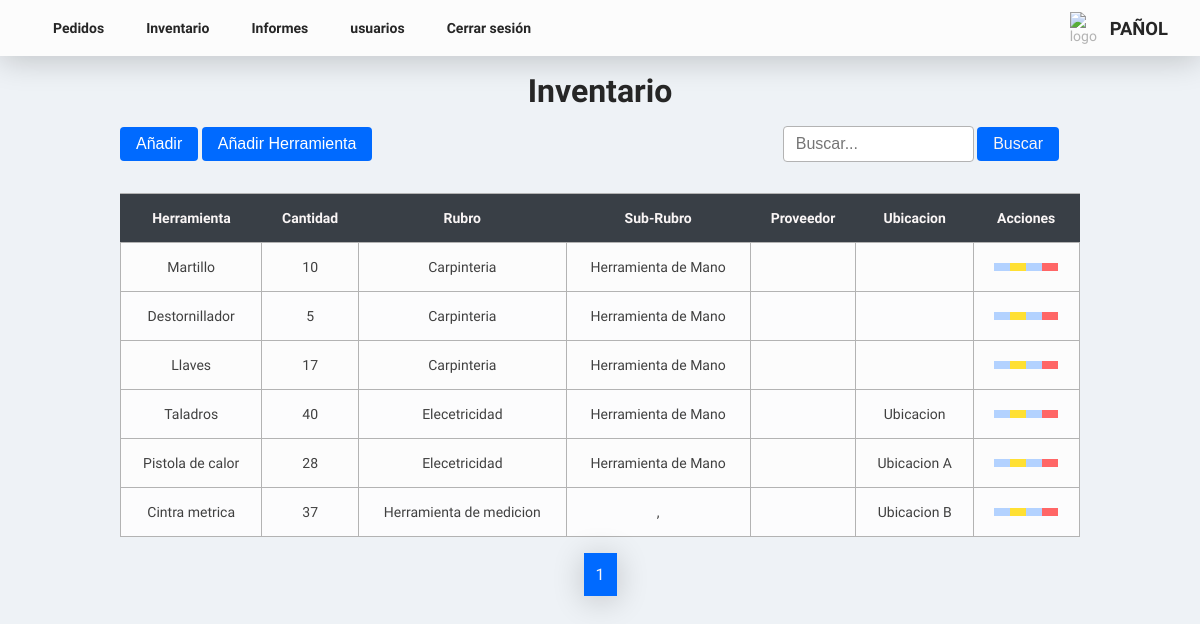
Page /pages/inventory.php (signed in) on the committed database.
### tables this page shows
CREATE TABLE `inventario` (
  `herramienta` varchar(255) DEFAULT NULL,
  `cantidad` int(11) DEFAULT NULL,
  `rubro` varchar(255) DEFAULT NULL,
  `sub_rubro` varchar(255) DEFAULT NULL,
  `proveedor` varchar(255) DEFAULT NULL,
  `ubicacion` varchar(255) DEFAULT NULL,
  `id_detalle` int(11) DEFAULT NULL,
  `id` int(11) NOT NULL
);

### php/search/search_inventory.php (called while the page is built)
<?php
if (isset($_GET['enviar'])) {
    $busqueda = $_GET['search'];
    if (!empty($busqueda)) {
      $busqueda = '%' . $conexion->real_escape_string($busqueda) . '%';
      $sql = "SELECT * FROM Inventario
      WHERE herramienta LIKE '" . $busqueda . "'";
    } else {
      $sql = "SELECT * FROM Inventario";
    }
  } else {
    $sql = "SELECT * FROM inventario";
  }
?>

### pages/inventory.php (the view, shortened to what this page needs)
<?php
include('../php/connect_bd.php');
include('../php/search/search_inventory.php');
?>
<!DOCTYPE html>
<html lang="es">
<head>
  <link rel="stylesheet" href="../assets/css/style.css">
  <link href="https://cdn.jsdelivr.net/npm/remixicon@3.4.0/fonts/remixicon.css" rel="stylesheet" />
</head>
<body>
<header class="hero">
    <nav class="nav">
      <ul class="nav__list">
        <li class="nav__iteam">
          <a href="orders.php" class="nav__link">Pedidos</a>
        </li>
        <li class="nav__iteam">
          <a href="inventory.php" class="nav__link">Inventario</a>
        </li>
        <?php
    $allowedRoles = ['admin', 'panol'];
    if (in_array($_SESSION['rol'], $allowedRoles)) {
        echo '<li class="nav__iteam">
        <a href="reports.php" class="nav__link">Informes</a>
      </li>';
    }
    $allowedRoles = ['admin'];
    if (in_array($_SESSION['rol'], $allowedRoles)){
      echo '<li class="nav__iteam">
      <a href="users.php" class="nav__link">usuarios</a>
    </li>';
    }
    ?>
        <li class="nav__iteam">
          <a href="../php/logout.php" class="nav__link">Cerrar sesión</a>
        </li>
      </ul>
    </nav>
    <div class="hero__logo hero__logo-0">
      <img class="hero__logo-img" src="https://avatars.githubusercontent.com/u/6693385?s=200&v=4" alt="logo" />
      <h2 class="title__hero">Pañol</h2>
    </div>
  </header>
  <section class="section__pedidos">
    <div class="title__section">
      <h1 class="section__title">Inventario</h1>
    </div>
    <div class="action__div">
      <div class="add__div">
        <?php
        $allowedRoles = ['admin', 'panol'];
        if (in_array($_SESSION['rol'], $allowedRoles)) {
          echo '<a href="form_newTool.php" class="btn__blue--text">
                    <button class="btn__blue">
                      <i class="ri-add-circle-fill"></i>
                      Añadir
                    </button>
                  </a>';
        } else {
        }
        ?>
        <?php
$allowedRoles = ['admin'];
if (in_array($_SESSION['rol'], $allowedRoles)) {
  echo '<a href="form_uploadTool.php" class="btn__blue--text">
            <button class="btn__blue">
              <i class="ri-add-circle-fill"></i>
              Añadir Herramienta
            </button>
          </a>';
} else {
}
?>
</div>
      <form method="GET" action="inventory.php">
        <div class="search__container">
          <input name="search" type="search" class="search__input" placeholder="Buscar..." />
          <button class="btn__blue" type="submit" name="enviar">
            <p class="btn__blue--text">Buscar</p>
          </button>
        </div>
      </form>
    </div>
  </section>
  <section class="section__table">
    <div class="table__responsive">
    <table class="table">
  <thead class="table__header">
    <tr class="tr">
      <th class="table__header-item">Herramienta</th>
      <th class="table__header-item">Cantidad</th>
      <th class="table__header-item">Rubro</th>
      <th class="table__header-item">Sub-Rubro</th>
      <th class="table__header-item">Proveedor</th>
      <th class="table__header-item">Ubicacion</th>
      <th class="table__header-item">Acciones</th>
    </tr>
  </thead>
  <tbody>
    <?php
    $orders = mysqli_query($conexion, $sql);
    while ($row = mysqli_fetch_assoc($orders)) {
    ?>
      <tr class="tr">
        <td class="table__cell table_cell-0"><?php echo $row['herramienta']; ?></td>
        <td class="table__cell"><?php echo $row['cantidad']; ?></td>
        <td class="table__cell"><?php echo $row['rubro']; ?></td>
        <td class="table__cell"><?php echo $row['sub_rubro']; ?></td>
        <td class="table__cell"><?php echo $row['proveedor']; ?></td>
        <td class="table__cell"><?php echo $row['ubicacion']; ?></td>
        <td class="table__cell">
        <div class="btn-group">
 <?php
$allowedRoles = ['admin', 'panol'];
if(in_array($_SESSION['rol'], $allowedRoles)){
echo '<a href="tools_id_inventory.php?id=' . $row['id'] . '" class="btn__table btn__table-blue"><i class="ri-eye-fill"></i></a>';
echo '<a href="edit_id_inventory.php?id=' . $row['id'] . '" class="btn__table btn__table-yellow" ><i class="ri-pencil-fill"></i></a>';
echo '<a href="addTool.php?id=' . $row['id'] . '" class="btn__table btn__table-blue"><i class="ri-add-line"></i></a>';
echo '<a href="../php/deleteTool.php?id_herramienta=' . $row['id'] . '" class="btn__table btn__table-red delete-button" delete-id="' . $row['id'] . '" id="deleteOrder"><i class="ri-close-circle-fill"></i></a>';
}
?>
</div>
              </td>
      </tr>
    <?php
    }
    ?>
  </tbody>
</table>
    </div>
  <div class="pagination">
    <span id="pageNumbers"></span>
  </div>
  </section>
</body>
</html>

### assets/css/style.css (style rules this page uses)
:root { --main-background: hsl(215, 31%, 95%); --card-background: hsl(0, 0%, 99%); --title-color: hsl(0, 0%, 15%); --sub-title-color: hsl(0, 0%, 25%); --grey-text: hsl(215, 10%, 25%); --text-color: hsl(0, 0%, 70%); --text-white: hsl(0, 25%, 97%); --grey: hsl(215, 10%, 62%); --grey-hover: hsl(215, 10%, 50%); --grey-ultra-light: hsl(215, 10%, 85%); --btn-blue:hsl(215, 100%, 50%); --btn-blue-hover:hsl(215, 100%, 35%); --heebo: "heebo"; --font-regular: 400; --font-medium: 500; --font-semi-bold: 600; --font-bold: 700; --fs-2: 2rem; --fs-1-5: 1.5rem; --fs-1-15: 1.15rem; --fs-1: 1rem; --fs-0-8: 0.8rem; --border-radius-cards: 0.75rem; --shadow-color: rgba(0, 0, 0, 0.2); --box-shadow: 0px 4px 32px var(--shadow-color); --mb-0-25: 0.25rem; --mb-0-5: 0.5rem; --mb-0-75: 0.75rem; --mb-1: 1rem; --mb-1-25: 1.25rem; --mb-1-5: 1.5rem; --mb-2: 2rem; --mb-2-5: 2.5rem; --transition: color 0.4s, background-color 0.4s ease-in-out; --border-radius-btn: 4px; }
* { box-sizing: border-box; padding: 0; margin: 0; }
html { scroll-behavior: smooth; }
body { color: var(--text-color); background: var(--main-background); font-size: 14px; font-family: var(--heebo); }
a { text-decoration: none; cursor: pointer; }
.btn__blue { padding: var(--mb-0-5) var(--mb-1); font-size: var(--fs-1); border: none; background-color: var(--btn-blue); border-radius: var(--border-radius-btn); cursor: pointer; margin-bottom: 1rem; color: white; }
.btn__blue--text { color: var(--text-white); }
.hero { width: 100%; height: 7vh; background-color: var(--card-background); padding: 0 var(--mb-2); display: flex; align-items: center; justify-content: space-between; margin: 0 auto; box-shadow: var(--box-shadow); }
.hero__logo { display: flex; }
.hero__logo-0 { align-items: center; display: flex; justify-content: center; }
.hero__logo-img { display: inline; width: 35px; margin-right: 5px; }
.title__hero { font-size: var(--fs-1-15); font-weight: var(--font-bold); text-transform: uppercase; color: var(--title-color); }
.nav__list { display: flex; list-style: none; }
.nav__iteam { display: block; }
.nav__link { color: var(--title-color); margin: 5px; font-weight: var(--font-semi-bold); padding: var(--mb-0-25) var(--mb-1); border-radius: var(--border-radius-cards); transition: var(--transition); }
.table__responsive { display: flex; margin: var(--mb-1) 0; align-items: center; justify-content: center; }
.table { width: 100%; background-color: var(--card-background); text-align: center; border-collapse: collapse; max-width: 80%; border: 1px solid var(--text-color); }
.table__header { background-color: var(--grey-text); border: solid 1px var(--grey-text); }
.table__header-item { padding: var(--mb-1); color: var(--text-white); }
.table__cell { padding: var(--mb-1); border-left: 1px solid var(--text-color); color: var(--sub-title-color); }
.tr:nth-child(even) { background-color: hsl(240, 20%, 99%); border-top: 1px solid var(--text-color); }
.tr:nth-child(odd) { border-top: 1px solid var(--text-color); }
.btn-group { display: flex; flex-wrap: nowrap; justify-content: center; }
.btn__table { color: var(--title-color); font-weight: var(--font-bold); padding: var(--mb-0-25) var(--mb-0-5); cursor: pointer; border: none; }
.btn__table-blue { background-color: hsl(215, 100%, 85%); }
.btn__table-yellow { background-color: hsl(51, 100%, 60%); }
.btn__table-red { background-color: hsl(0, 100%, 70%); }
.pagination { display: flex; align-items: center; justify-content: center; margin: var(--mb-1) 0; }
.title__section { display: flex; align-items: center; justify-content: center; margin: var(--mb-1); }
.section__title { color: var(--title-color); font-size: var(--fs-2); font-weight: var(--font-bold); }
.action__div { display: flex; justify-content: space-between; margin: 0 10%; align-items: center; }
.add__div { width: 30%; }
.search__container { text-align: center; }
.search__input { padding: var(--mb-0-5) var(--mb-0-75); font-size: var(--fs-1); border: 1px solid var(--text-color); border-radius: var(--border-radius-btn); width: 60%; }

### rows in the picture
inventario: herramienta "Martillo", cantidad "10", rubro "Carpinteria", sub_rubro "Herramienta de Mano"
inventario: herramienta "Destornillador", cantidad "5", rubro "Carpinteria", sub_rubro "Herramienta de Mano"
inventario: herramienta "Llaves", cantidad "17", rubro "Carpinteria", sub_rubro "Herramienta de Mano"
inventario: herramienta "Taladros", cantidad "40", rubro "Elecetricidad", sub_rubro "Herramienta de Mano", ubicacion "Ubicacion"
inventario: herramienta "Pistola de calor", cantidad "28", rubro "Elecetricidad", sub_rubro "Herramienta de Mano", ubicacion "Ubicacion A"
inventario: herramienta "Cintra metrica", cantidad "37", rubro "Herramienta de medicion", sub_rubro ",", ubicacion "Ubicacion B"
